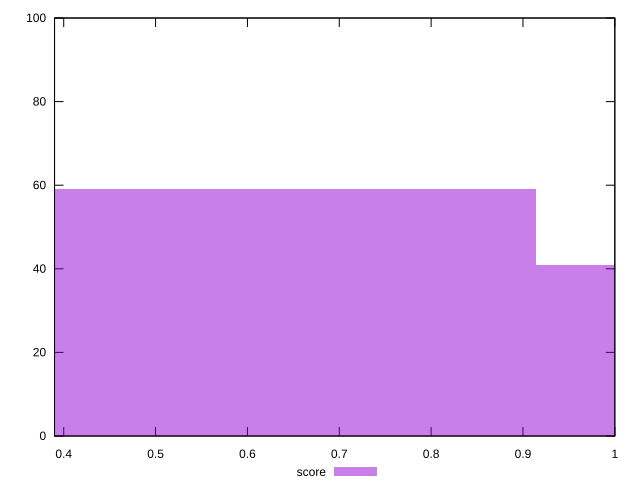

This chart was generated by the following gnuplot code:
reset

$score <<EOF
0.6097527379995147 59
1.2195054759990294 41
EOF

set key outside below
set boxwidth 0.6097527379995147
set xrange [0.39:1]
set yrange [0:100]
set trange [0:100]
set style fill transparent solid 0.5 noborder
set terminal svg size 640, 490 enhanced background rgb 'white'
set output "reprap/offscreen-images/samples/pages+cached+noexternal+nomedia+nocss/score/histogram.svg"

plot $score title "score" with boxes

reset
